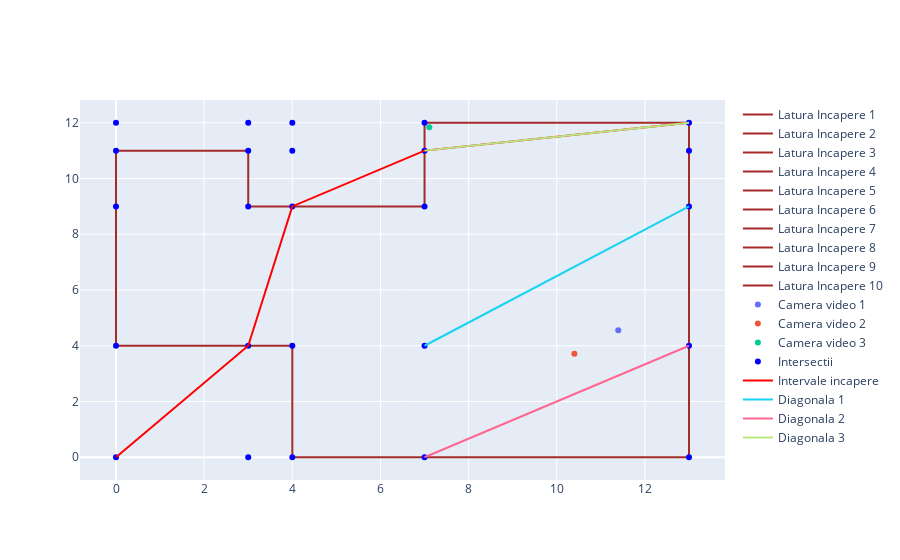

Source (notebook cell):
### Code cell
optim2 = hc.run_steep()
print(optim2, "Arie: ", hc.valoare(optim2))
camereVideo.plot(optim2.reshape((3,2)))

### Figure 1 — Plotly figure (JSON) as saved in the notebook; plotly's stock layout.template omitted (floating-point values rounded to 4 significant figures)
{"data": [{"line": {"color": "brown"}, "mode": "lines", "name": "Latura Incapere 1", "type": "scatter", "x": [4, 4], "y": [0, 4]}, {"line": {"color": "brown"}, "mode": "lines", "name": "Latura Incapere 2", "type": "scatter", "x": [4, 0], "y": [4, 4]}, {"line": {"color": "brown"}, "mode": "lines", "name": "Latura Incapere 3", "type": "scatter", "x": [0, 0], "y": [4, 11]}, {"line": {"color": "brown"}, "mode": "lines", "name": "Latura Incapere 4", "type": "scatter", "x": [0, 3], "y": [11, 11]}, {"line": {"color": "brown"}, "mode": "lines", "name": "Latura Incapere 5", "type": "scatter", "x": [3, 3], "y": [11, 9]}, {"line": {"color": "brown"}, "mode": "lines", "name": "Latura Incapere 6", "type": "scatter", "x": [3, 7], "y": [9, 9]}, {"line": {"color": "brown"}, "mode": "lines", "name": "Latura Incapere 7", "type": "scatter", "x": [7, 7], "y": [9, 12]}, {"line": {"color": "brown"}, "mode": "lines", "name": "Latura Incapere 8", "type": "scatter", "x": [7, 13], "y": [12, 12]}, {"line": {"color": "brown"}, "mode": "lines", "name": "Latura Incapere 9", "type": "scatter", "x": [13, 13], "y": [12, 0]}, {"line": {"color": "brown"}, "mode": "lines", "name": "Latura Incapere 10", "type": "scatter", "x": [13, 4], "y": [0, 0]}, {"mode": "markers", "name": "Camera video 1", "type": "scatter", "x": [11.39], "y": [4.557]}, {"mode": "markers", "name": "Camera video 2", "type": "scatter", "x": [10.4], "y": [3.711]}, {"mode": "markers", "name": "Camera video 3", "type": "scatter", "x": [7.108], "y": [11.84]}, {"marker": {"color": "blue"}, "mode": "markers", "name": "Intersectii", "type": "scatter", "x": [4, 4, 4, 4, 4, 0, 3, 7, 13, 0, 0, 0, 0, 3, 7, 13, 3, 3, 3, 7, 13, 7, 7, 13, 13], "y": [4, 11, 9, 12, 0, 4, 4, 4, 4, 11, 9, 12, 0, 11, 11, 11, 9, 12, 0, 9, 9, 12, 0, 12, 0]}, {"line": {"color": "red"}, "mode": "lines", "name": "Intervale incapere", "type": "scatter", "x": [0, 3, 4, 7, 13], "y": [0, 4, 9, 11, 12]}, {"mode": "lines", "name": "Diagonala 1", "type": "scatter", "x": [7, 13], "y": [4, 9]}, {"mode": "lines", "name": "Diagonala 2", "type": "scatter", "x": [7, 13], "y": [0, 4]}, {"mode": "lines", "name": "Diagonala 3", "type": "scatter", "x": [7, 13], "y": [11, 12]}], "layout": {}}
